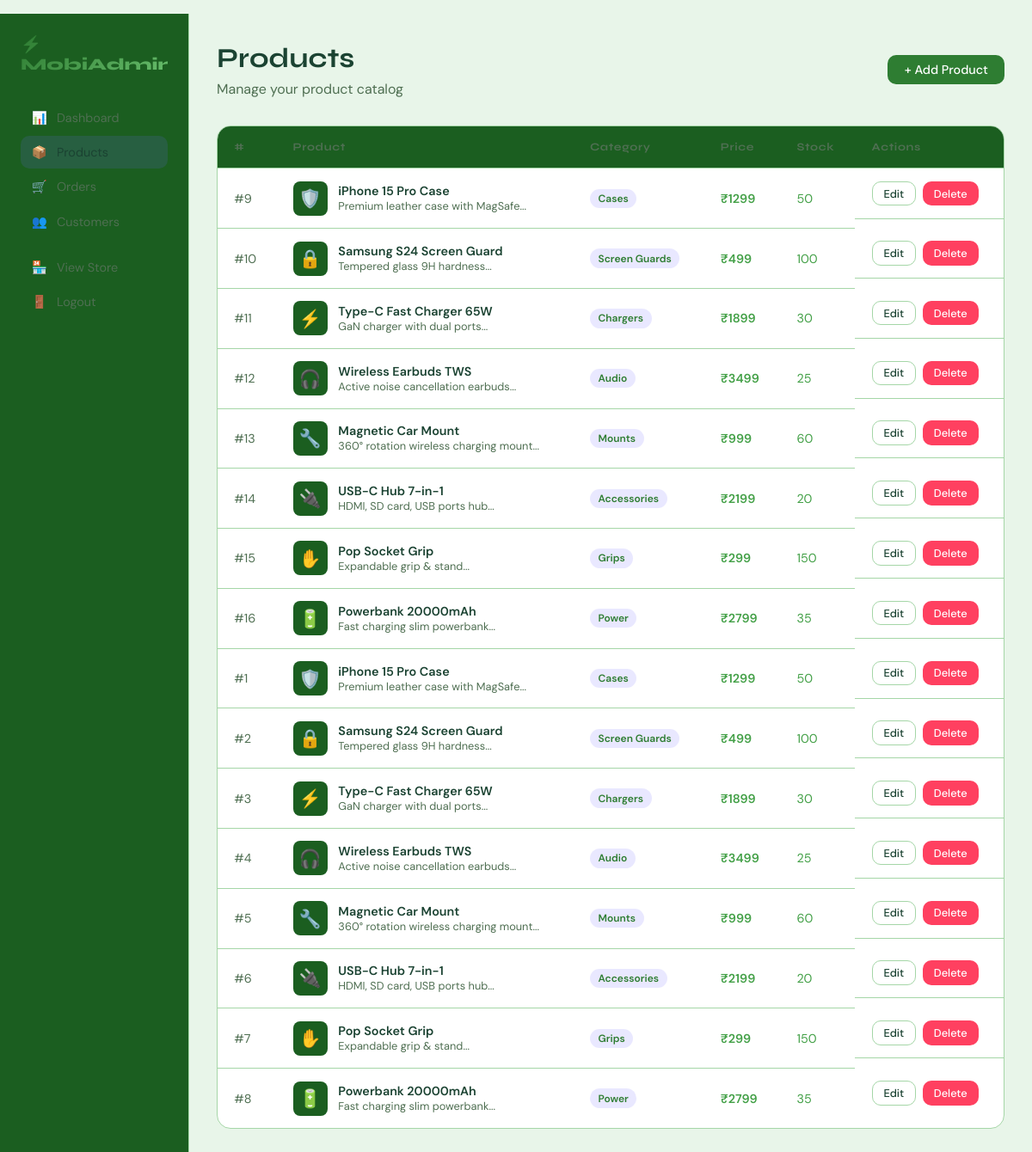
/admin/products (signed in), run on the app's committed database.
### tables this page shows
CREATE TABLE products (
            id INTEGER PRIMARY KEY AUTOINCREMENT,
            name TEXT NOT NULL,
            description TEXT,
            price REAL NOT NULL,
            stock INTEGER DEFAULT 0,
            category TEXT,
            image_url TEXT DEFAULT '/static/images/default.png',
            created_at TEXT DEFAULT CURRENT_TIMESTAMP
        );

### app.py (the view)
@app.route('/admin/products')
@login_required
@admin_required
def admin_products():
    db = get_db()
    products = db.execute("SELECT * FROM products ORDER BY created_at DESC").fetchall()
    db.close()
    return render_template('admin/products.html', products=products)

### app.py (called while the page is built)
def get_db():
    conn = sqlite3.connect(DB)
    conn.row_factory = sqlite3.Row
    return conn

def login_required(f):
    @wraps(f)
    def decorated(*args, **kwargs):
        if 'user_id' not in session:
            flash('Please login first.', 'warning')
            return redirect(url_for('login'))
        return f(*args, **kwargs)
    return decorated

def admin_required(f):
    @wraps(f)
    def decorated(*args, **kwargs):
        if session.get('role') != 'admin':
            flash('Admin access only.', 'danger')
            return redirect(url_for('home'))
        return f(*args, **kwargs)
    return decorated

### templates/admin/products.html (shortened to what this page needs)
{% extends 'base.html' %}
{% block content %}
<div class="admin-layout">
  <div class="sidebar">
    <a href="{{ url_for('admin_dashboard') }}" class="sidebar-brand">⚡ MobiAdmin</a>
    <a href="{{ url_for('admin_dashboard') }}" class="sidebar-link"><span>📊</span>Dashboard</a>
    <a href="{{ url_for('admin_products') }}" class="sidebar-link active"><span>📦</span>Products</a>
    <a href="{{ url_for('admin_orders') }}" class="sidebar-link"><span>🛒</span>Orders</a>
    <a href="{{ url_for('admin_customers') }}" class="sidebar-link"><span>👥</span>Customers</a>
    <a href="{{ url_for('customer_home') }}" class="sidebar-link" style="margin-top:1rem;"><span>🏪</span>View Store</a>
    <a href="{{ url_for('logout') }}" class="sidebar-link"><span>🚪</span>Logout</a>
  </div>
  <div class="main-content">
    <div class="page-header" style="display:flex;justify-content:space-between;align-items:center;">
      <div><h1>Products</h1><p>Manage your product catalog</p></div>
      <a href="{{ url_for('add_product') }}" class="btn btn-primary">+ Add Product</a>
    </div>
    <div class="table-wrap">
      <table>
        <thead><tr><th>#</th><th>Product</th><th>Category</th><th>Price</th><th>Stock</th><th>Actions</th></tr></thead>
        <tbody>
          {% set icons = {'Cases':'🛡️','Screen Guards':'🔒','Chargers':'⚡','Audio':'🎧','Mounts':'🔧','Accessories':'🔌','Grips':'✋','Power':'🔋'} %}
          {% for p in products %}
          <tr>
            <td style="color:var(--muted);">#{{ p.id }}</td>
            <td>
              <div style="display:flex;align-items:center;gap:.8rem;">
                <div class="product-icon">{{ icons.get(p.category, '📦') }}</div>
                <div>
                  <div style="font-weight:600;">{{ p.name }}</div>
                  <div style="color:var(--muted);font-size:.8rem;">{{ p.description[:40] }}...</div>
                </div>
              </div>
            </td>
            <td><span class="badge" style="background:rgba(108,99,255,.15);color:var(--accent);">{{ p.category }}</span></td>
            <td style="color:var(--accent3);font-weight:600;">₹{{ "%.0f"|format(p.price) }}</td>
            <td>
              <span style="color:{% if p.stock < 10 %}#ff6080{% else %}var(--accent3){% endif %};">
                {{ p.stock }}
              </span>
            </td>
            <td style="display:flex;gap:.5rem;">
              <a href="{{ url_for('edit_product', pid=p.id) }}" class="btn btn-outline btn-sm">Edit</a>
              <a href="{{ url_for('delete_product', pid=p.id) }}" class="btn btn-danger btn-sm" onclick="return confirm('Delete this product?')">Delete</a>
            </td>
          </tr>
          {% endfor %}
        </tbody>
      </table>
    </div>
  </div>
</div>
{% endblock %}

### templates/base.html (style rules this page uses)
:root { --bg: #e8f5e9; --surface: #1b5e20; --card: #ffffff; --border: #a5d6a7; --accent: #2e7d32; --accent2: #66bb6a; --accent3: #43a047; --text: #1b4332; --muted: #4f6f52; --white: #ffffff; }
* { margin:0; padding:0; box-sizing:border-box; }
body { background:var(--bg); color:var(--text); font-family:'DM Sans',sans-serif; min-height:100vh; }
h1,h2,h3,h4 { font-family:'Syne',sans-serif; }
.btn { display:inline-flex; align-items:center; gap:.5rem; padding:.5rem 1.2rem; border-radius:10px; border:none; cursor:pointer; font-family:'DM Sans',sans-serif; font-size:.9rem; font-weight:500; text-decoration:none; transition:.2s; }
.btn-primary { background:var(--accent); color:#fff; }
.btn-danger { background:#ff4060; color:#fff; }
.btn-outline { background:transparent; color:var(--text); border:1px solid var(--border); }
.btn-sm { padding:.3rem .8rem; font-size:.8rem; }
.badge { display:inline-block; padding:.2rem .6rem; border-radius:20px; font-size:.75rem; font-weight:600; }
.page-header { margin-bottom:2rem; }
.page-header h1 { font-size:2rem; margin-bottom:.4rem; }
.page-header p { color:var(--muted); }
.table-wrap { background:var(--card); border-radius:16px; border:1px solid var(--border); overflow:hidden; }
table { width:100%; border-collapse:collapse; }
th { background:var(--surface); padding:1rem 1.2rem; text-align:left; font-family:'Syne',sans-serif; font-size:.8rem; letter-spacing:.05em; color:var(--muted); border-bottom:1px solid var(--border); }
td { padding:.9rem 1.2rem; border-bottom:1px solid var(--border); font-size:.9rem; }
tr:last-child td { border-bottom:none; }

### templates/admin/products.html (style rules this page uses)
.admin-layout { display:grid; grid-template-columns:220px 1fr; min-height:100vh; }
.sidebar { background:var(--surface); border-right:1px solid var(--border); padding:1.5rem; }
.sidebar-brand { font-family:'Syne',sans-serif; font-size:1.2rem; font-weight:800; background:linear-gradient(135deg,var(--accent),var(--accent2)); -webkit-background-clip:text; -webkit-text-fill-color:transparent; margin-bottom:2rem; display:block; text-decoration:none; }
.sidebar-link { display:flex; align-items:center; gap:.7rem; padding:.6rem .8rem; border-radius:10px; color:var(--muted); text-decoration:none; font-size:.9rem; transition:.2s; margin-bottom:.2rem; }
.sidebar-link:hover,.sidebar-link.active { background:rgba(108,99,255,.15); color:var(--text); }
.main-content { padding:2rem; }
.product-icon { width:40px; height:40px; background:var(--surface); border-radius:8px; display:flex; align-items:center; justify-content:center; font-size:1.3rem; }

### data on the page
products: id "9", get "🛡️", name "iPhone 15 Pro Case", description "Premium leather case with MagSafe", category "Cases", price "1299", stock "50"
products: id "10", get "🔒", name "Samsung S24 Screen Guard", description "Tempered glass 9H hardness", category "Screen Guards", price "499", stock "100"
products: id "11", get "⚡", name "Type-C Fast Charger 65W", description "GaN charger with dual ports", category "Chargers", price "1899", stock "30"
products: id "12", get "🎧", name "Wireless Earbuds TWS", description "Active noise cancellation earbuds", category "Audio", price "3499", stock "25"
products: id "13", get "🔧", name "Magnetic Car Mount", description "360° rotation wireless charging mount", category "Mounts", price "999", stock "60"
products: id "14", get "🔌", name "USB-C Hub 7-in-1", description "HDMI, SD card, USB ports hub", category "Accessories", price "2199", stock "20"
products: id "15", get "✋", name "Pop Socket Grip", description "Expandable grip & stand", category "Grips", price "299", stock "150"
products: id "16", get "🔋", name "Powerbank 20000mAh", description "Fast charging slim powerbank", category "Power", price "2799", stock "35"
products: id "1", get "🛡️", name "iPhone 15 Pro Case", description "Premium leather case with MagSafe", category "Cases", price "1299", stock "50"
products: id "2", get "🔒", name "Samsung S24 Screen Guard", description "Tempered glass 9H hardness", category "Screen Guards", price "499", stock "100"
products: id "3", get "⚡", name "Type-C Fast Charger 65W", description "GaN charger with dual ports", category "Chargers", price "1899", stock "30"
products: id "4", get "🎧", name "Wireless Earbuds TWS", description "Active noise cancellation earbuds", category "Audio", price "3499", stock "25"
products: id "5", get "🔧", name "Magnetic Car Mount", description "360° rotation wireless charging mount", category "Mounts", price "999", stock "60"
products: id "6", get "🔌", name "USB-C Hub 7-in-1", description "HDMI, SD card, USB ports hub", category "Accessories", price "2199", stock "20"
products: id "7", get "✋", name "Pop Socket Grip", description "Expandable grip & stand", category "Grips", price "299", stock "150"
products: id "8", get "🔋", name "Powerbank 20000mAh", description "Fast charging slim powerbank", category "Power", price "2799", stock "35"
